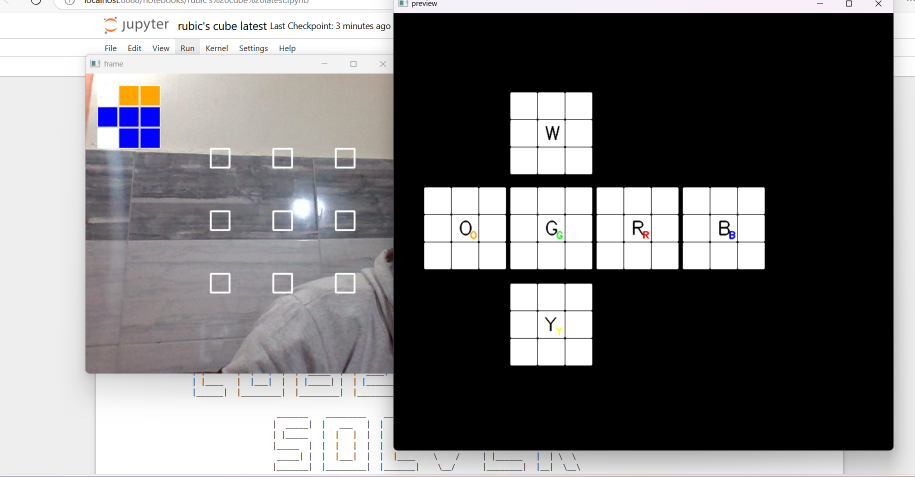
#> input picture rubic1.png, 1829 x 953 px, given in place of the camera (shown at 1/2 size)
$ jupyter execute 'rubic'"'"'s cube solver.ipynb'
#> lines starting #> are read from the running program, lines starting #| are printed output that depends on the picture; after the words box and inside, x2 and y2 are one past the last pixel; in counts of white or black regions, pixels touching at a corner belong together
[cell 1]
import cv2
import numpy as np
import kociemba as Cube #mmmmm
import time
import colorama
import random

# إعدادات الألوان
GREEN = colorama.Fore.GREEN
GRAY = colorama.Fore.LIGHTBLACK_EX
RESET = colorama.Fore.RESET
RED = colorama.Fore.RED
MAGENTA = colorama.Fore.MAGENTA
colorama.init()
# [55 lines left out: function genetic_algorithm, not called in this run]

# تهيئة الواجهة النصية
print(rf"{RED}          ______    __     __    _________    _________                                   ___ ___ ___                 ")
print(rf"{GREEN}         |  ____|  |  |   |  |  |  _____  |  | ________|                                 |   |   |   |            ")
print(rf"{GREEN}         | |       |  |   |  |  | |_____| |  | |____                                     |___|___|___|               ")
print(rf"{GREEN}         | |       |  |   |  |  |  _____  |  |  ____|                                    |   |   |   |            ")
print(rf"{GREEN}         | |____   |  |___|  |  | |_____| |  | |_______                                  |_N_|_I_|_C_|            ")
print(rf"{GREEN}         |______|  |_________|  |_________|  |_________|                                 |   |   |   |            ")
print(rf"{RED}                                                                                         |___|___|___|                     ")
print(rf"{RED}                            _______    _________    __      ___      ___   ________    ________         ", end='\n')
print(rf"{GREEN}                           |  _____|  |   ___   |  |  |     \  \    /  /  |  ______|  |  _____ |    ")
print(rf"{GREEN}                           | |_____   |  |   |  |  |  |      \  \  /  /   | |____     |  ______|    ")
print(rf"{GREEN}                           |_____  |  |  |   |  |  |  |       \  \/  /    |  ____|    |   \  \        ")
print(rf"{GREEN}                            _____| |  |  |___|  |  |  |____    \    /     | |______   |  | \  \       ")
print(rf"{RED}                           |_______|  |_________|  |_______|    \__/      |________|  |__|  \__\      ")

time.sleep(2)
print("")
print("")
print(f"{MAGENTA}Please refer preview window for which side you have scanned and which color should be in centre on each side.")

# الحالة الأولية لمكعب روبيك
state = {
    'up': ['white'] * 9,
    'right': ['white'] * 9,
    'front': ['white'] * 9,
    'down': ['white'] * 9,
    'left': ['white'] * 9,
    'back': ['white'] * 9
}

sign_conv = {
            'green'  : 'G',#F
            'white'  : 'W',#U
            'blue'   : 'B',#B
            'red'    : 'R',#R
            'orange' : 'O',#L
            'yellow' : 'Y'#D
}

color = {
    'red': (0, 0, 255),
    'orange': (0, 165, 255),
    'blue': (255, 0, 0),
    'green': (0, 255, 0),
    'white': (255, 255, 255),
    'yellow': (0, 255, 255)
}

stickers = {
    'main': [
        [200, 120], [300, 120], [400, 120],
        [200, 220], [300, 220], [400, 220],
        [200, 320], [300, 320], [400, 320]
    ],
    'current': [
        [20, 20], [54, 20], [88, 20],
        [20, 54], [54, 54], [88, 54],
        [20, 88], [54, 88], [88, 88]
    ],
    'preview': [
        [20, 130], [54, 130], [88, 130],
        [20, 164], [54, 164], [88, 164],
        [20, 198], [54, 198], [88, 198]
    ],
    'left': [
        [50, 280], [94, 280], [138, 280],
        [50, 324], [94, 324], [138, 324],
        [50, 368], [94, 368], [138, 368]
    ],
    'front': [
        [188, 280], [232, 280], [276, 280],
        [188, 324], [232, 324], [276, 324],
        [188, 368], [232, 368], [276, 368]
    ],
    'right': [
        [326, 280], [370, 280], [414, 280],
        [326, 324], [370, 324], [414, 324],
        [326, 368], [370, 368], [414, 368]
    ],
    'up': [
        [188, 128], [232, 128], [276, 128],
        [188, 172], [232, 172], [276, 172],
        [188, 216], [232, 216], [276, 216]
    ],
    'down': [
        [188, 434], [232, 434], [276, 434],
        [188, 478], [232, 478], [276, 478],
        [188, 522], [232, 522], [276, 522]
    ],
    'back': [
        [464, 280], [508, 280], [552, 280],
        [464, 324], [508, 324], [552, 324],
        [464, 368], [508, 368], [552, 368]
    ],
}

font = cv2.FONT_HERSHEY_SIMPLEX
textPoints = {
    'up':    [['W', 242, 202], ['W', (255, 255, 255), 260, 208]],
    'right': [['R', 380, 354], ['R', (0, 0, 255), 398, 360]],
    'front': [['G', 242, 354], ['G', (0, 255, 0), 260, 360]],
    'down':  [['Y', 242, 508], ['Y', (0, 255, 255), 260, 514]],
    'left':  [['O', 104, 354], ['O', (0, 165, 255), 122, 360]],
    'back':  [['B', 518, 354], ['B', (255, 0, 0), 536, 360]],
}

check_state = []
solution = []
solved = False

cap = cv2.VideoCapture(0)
cv2.namedWindow('frame')

# الدوال المساعدة لتحريك مكعب روبيك
# [69 lines left out: functions rotate, revrotate, solve, not called in this run]

# تعديل دالة color_detect لضبط حدود الألوان
def color_detect(h, s, v):
    if s < 50 and v > 200:
        return 'white'
    elif h < 10 or (h > 170 and h <= 180):
        return 'red'
    elif 10 <= h < 25:
        return 'orange'
    elif 25 <= h < 35:
        return 'yellow'
    elif 35 <= h < 85:
        return 'green'
    elif 85 <= h < 130:
        return 'blue'
    else:
        return 'white'  # Default to white for unrecognized colors

def draw_stickers(frame, stickers, name):
    for x, y in stickers[name]:
        cv2.rectangle(frame, (x, y), (x + 30, y + 30), (255, 255, 255), 2)

def draw_preview_stickers(frame, stickers):
    stick = ['front', 'back', 'left', 'right', 'up', 'down']
    for name in stick:
        for x, y in stickers[name]:
            cv2.rectangle(frame, (x, y), (x + 40, y + 40), (255, 255, 255), 2)

def texton_preview_stickers(frame, stickers):
    stick = ['front', 'back', 'left', 'right', 'up', 'down']
    for name in stick:
        for x, y in stickers[name]:
            sym, x1, y1 = textPoints[name][0][0], textPoints[name][0][1], textPoints[name][0][2]
            cv2.putText(preview, sym, (x1, y1), font, 1, (0, 0, 0), 1, cv2.LINE_AA)
            sym, col, x1, y1 = textPoints[name][1][0], textPoints[name][1][1], textPoints[name][1][2], textPoints[name][1][3]
            cv2.putText(preview, sym, (x1, y1), font, 0.5, col, 1, cv2.LINE_AA)

def fill_stickers(frame, stickers, sides):
    for side, colors in sides.items():
        num = 0
        for x, y in stickers[side]:
            cv2.rectangle(frame, (x, y), (x + 40, y + 40), color[colors[num]], -1)
            num += 1

# [31 lines left out: function process, not called in this run]

if __name__ == '__main__':

    preview = np.zeros((700, 800, 3), np.uint8)

    while True:
        hsv = []
        current_state = []
        ret, img = cap.read()
#> img is the input picture: shape (953, 1829, 3); mean B, G, R 120.8, 119.5, 120.6
        frame = cv2.cvtColor(img, cv2.COLOR_BGR2HSV)
#> frame: shape (953, 1829, 3); mean H, S, V 24.3, 5.7, 122.5
        mask = np.zeros(frame.shape, dtype=np.uint8)

        draw_stickers(img, stickers, 'main')
        draw_stickers(img, stickers, 'current')
#> call 2 of draw_stickers, with name = 'current'
#> after the loop in draw_stickers (call 2), `for x, y in stickers[name]:`:
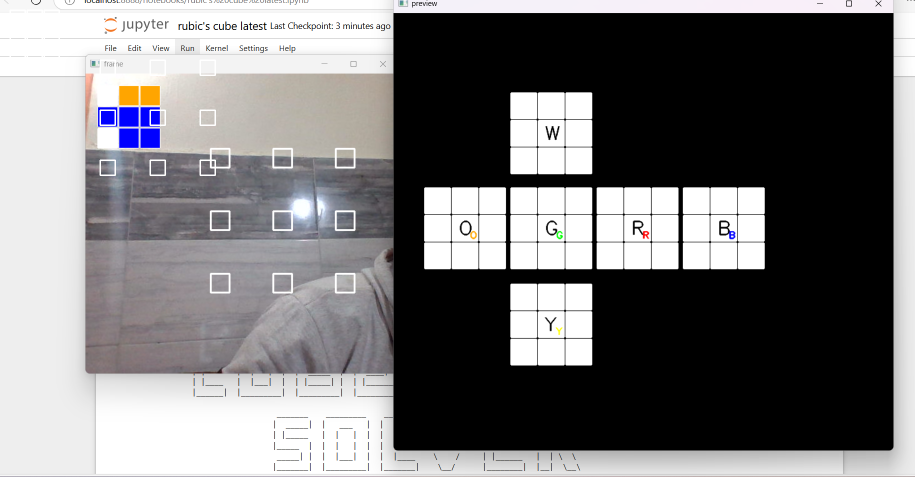
#> frame: shape (953, 1829, 3) (shown at 1/2 size); mean B, G, R 120.9, 119.7, 120.8
        draw_preview_stickers(preview, stickers)
#> after the loop in draw_preview_stickers, `for name in stick:`:
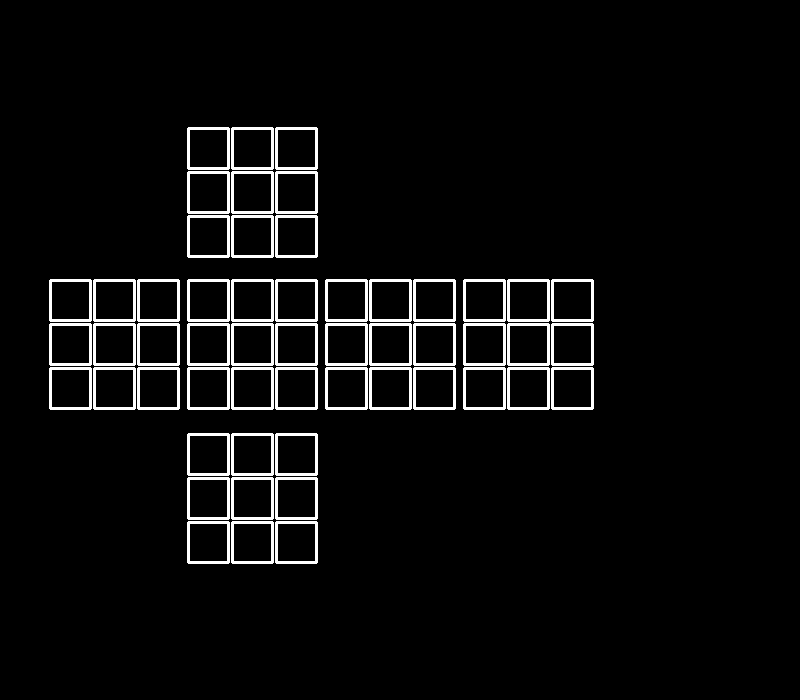
#> frame: shape (700, 800, 3); 4.6% white; 54 white regions, largest, box (x1, y1, x2, y2) and area: (187, 127, 230, 170) 476, (231, 127, 274, 170) 476, (275, 127, 318, 170) 476
        fill_stickers(preview, stickers, state)
#> after the loop in fill_stickers, `for side, colors in sides.items():`:
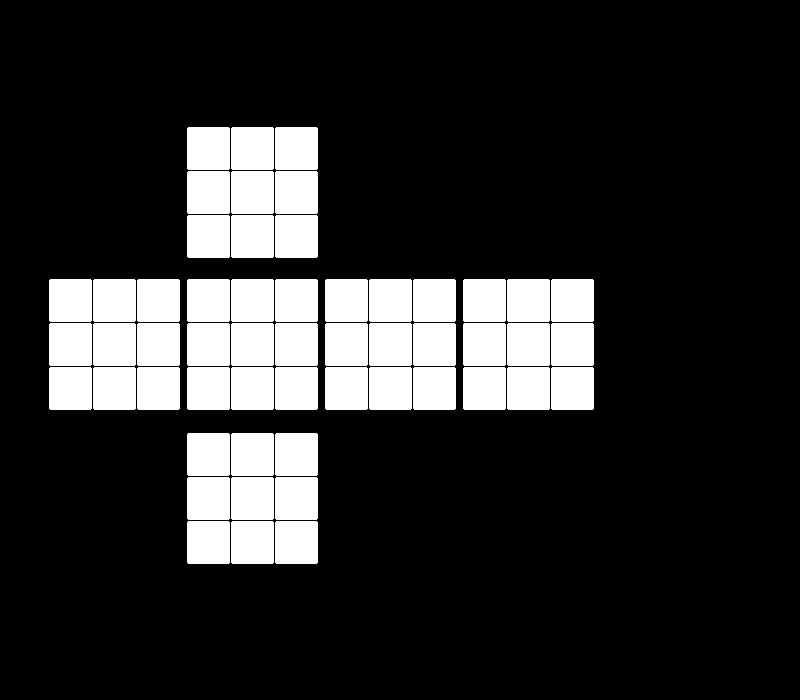
#> frame: shape (700, 800, 3); 17.8% white; 54 white regions, largest, box (x1, y1, x2, y2) and area: (187, 127, 230, 170) 1845, (231, 127, 274, 170) 1845, (275, 127, 318, 170) 1845
        texton_preview_stickers(preview, stickers)
#> after the loop in texton_preview_stickers, `for name in stick:`:
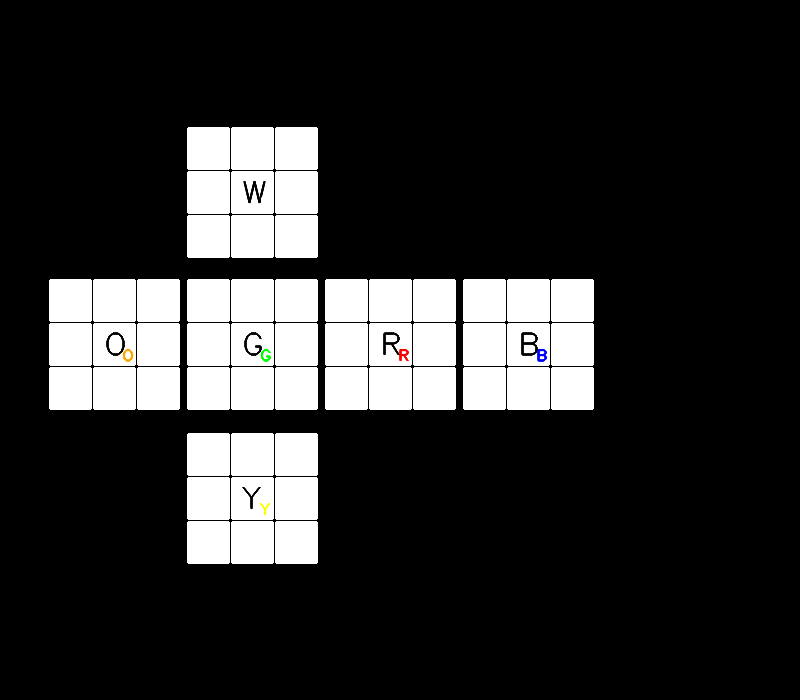
#> preview: shape (700, 800, 3); 0.26% of pixels changed, all inside (x1, y1, x2, y2) = (106, 181, 547, 516); drawn as B, G, R

        for i in range(9):
            hsv.append(frame[stickers['main'][i][1] + 10][stickers['main'][i][0] + 10])
#> after the loop, hsv = [[0, 0, 155], [0, 0, 243], [0, 0, 243], [120, 255, 255], [120, 255, 255], [15, 15, 204], [131, 16, 129], [130, 21, 111], [132, 11, 113]]

        a = 0
        for x, y in stickers['current']:
            color_name = color_detect(hsv[a][0], hsv[a][1], hsv[a][2])
            cv2.rectangle(img, (x, y), (x + 30, y + 30), color[color_name], -1)
            a += 1
            current_state.append(color_name)
#> this loop made 9 passes
#> color_name on passes 1 to 9: 'red', 'white', 'white', 'blue', 'blue', 'white', 'white', 'white', 'white'
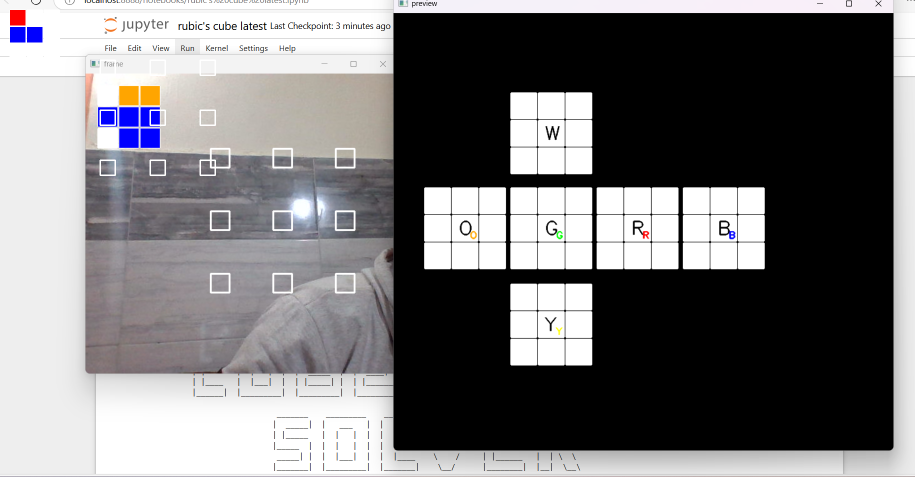
#> img: shape (953, 1829, 3) (shown at 1/2 size); 0.19% of pixels changed, all inside (x1, y1, x2, y2) = (20, 20, 117, 113)
#> after the loop, a = 9; current_state = ['red', 'white', 'white', 'blue', 'blue', 'white', 'white', 'white', 'white']

        k = cv2.waitKey(5) & 0xFF
#> (key Esc is pressed here)
        if k == 27:
            break
        elif k == ord('w'):
            state['up'] = current_state
            check_state.append('w')
        elif k == ord('r'):
            check_state.append('r')
            state['right'] = current_state
        elif k == ord('o'):
            check_state.append('o')
            state['left'] = current_state
        elif k == ord('y'):
            check_state.append('y')
            state['down'] = current_state
        elif k == ord('g'):
            check_state.append('g')
            state['front'] = current_state
        elif k == ord('b'):
            check_state.append('b')
            state['back'] = current_state
        elif k == ord('\r'):
            if len(set(check_state)) == 6:
                try:
                    solved = solve(state)
                    if solved:
                        operation = solved.split(' ')
                        process(operation)
                except:
                    print("error in side detection, you may do not follow sequence or some color not detected well. Try again")
            else:
                print("all sides are not scanned. Check the preview window to find which side is left to be scanned.")
                print("left to scan:", 6 - len(set(check_state)))
        cv2.imshow('preview', preview)
        cv2.imshow('frame', img[0:500, 0:500])

    cv2.destroyAllWindows()
